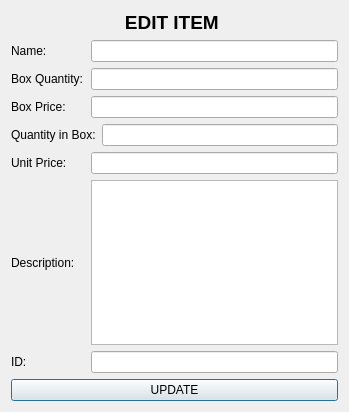
<?xml version="1.0" encoding="UTF-8"?>
<ui version="4.0">
 <class>Dialog</class>
 <widget class="QDialog" name="Dialog">
  <property name="geometry">
   <rect>
    <x>0</x>
    <y>0</y>
    <width>349</width>
    <height>412</height>
   </rect>
  </property>
  <property name="windowTitle">
   <string>Dialog</string>
  </property>
  <layout class="QVBoxLayout" name="verticalLayout">
   <item>
    <widget class="QLabel" name="label">
     <property name="font">
      <font>
       <pointsize>14</pointsize>
       <weight>75</weight>
       <bold>true</bold>
      </font>
     </property>
     <property name="text">
      <string>EDIT ITEM </string>
     </property>
     <property name="alignment">
      <set>Qt::AlignCenter</set>
     </property>
    </widget>
   </item>
   <item>
    <layout class="QHBoxLayout" name="horizontalLayout" stretch="3,10">
     <item>
      <widget class="QLabel" name="label_2">
       <property name="text">
        <string>Name:</string>
       </property>
      </widget>
     </item>
     <item>
      <widget class="QLineEdit" name="lineEdit"/>
     </item>
    </layout>
   </item>
   <item>
    <layout class="QHBoxLayout" name="horizontalLayout_2" stretch="3,10">
     <item>
      <widget class="QLabel" name="label_5">
       <property name="text">
        <string>Box Quantity:</string>
       </property>
      </widget>
     </item>
     <item>
      <widget class="QLineEdit" name="lineEdit_2"/>
     </item>
    </layout>
   </item>
   <item>
    <layout class="QHBoxLayout" name="horizontalLayout_3" stretch="3,10">
     <item>
      <widget class="QLabel" name="label_4">
       <property name="text">
        <string>Box Price:</string>
       </property>
      </widget>
     </item>
     <item>
      <widget class="QLineEdit" name="lineEdit_3"/>
     </item>
    </layout>
   </item>
   <item>
    <layout class="QHBoxLayout" name="horizontalLayout_4" stretch="3,10">
     <item>
      <widget class="QLabel" name="label_7">
       <property name="text">
        <string>Quantity in Box:</string>
       </property>
      </widget>
     </item>
     <item>
      <widget class="QLineEdit" name="lineEdit_4"/>
     </item>
    </layout>
   </item>
   <item>
    <layout class="QHBoxLayout" name="horizontalLayout_5" stretch="3,10">
     <item>
      <widget class="QLabel" name="label_8">
       <property name="text">
        <string>Unit Price:</string>
       </property>
      </widget>
     </item>
     <item>
      <widget class="QLineEdit" name="lineEdit_6"/>
     </item>
    </layout>
   </item>
   <item>
    <layout class="QHBoxLayout" name="horizontalLayout_6" stretch="3,10">
     <item>
      <widget class="QLabel" name="label_3">
       <property name="text">
        <string>Description:</string>
       </property>
      </widget>
     </item>
     <item>
      <widget class="QTextEdit" name="textEdit"/>
     </item>
    </layout>
   </item>
   <item>
    <layout class="QHBoxLayout" name="horizontalLayout_7" stretch="3,10">
     <item>
      <widget class="QLabel" name="label_6">
       <property name="text">
        <string>ID:</string>
       </property>
      </widget>
     </item>
     <item>
      <widget class="QLineEdit" name="lineEdit_5"/>
     </item>
    </layout>
   </item>
   <item>
    <widget class="QPushButton" name="pushButton">
     <property name="text">
      <string>UPDATE</string>
     </property>
    </widget>
   </item>
  </layout>
 </widget>
 <resources/>
 <connections/>
</ui>
